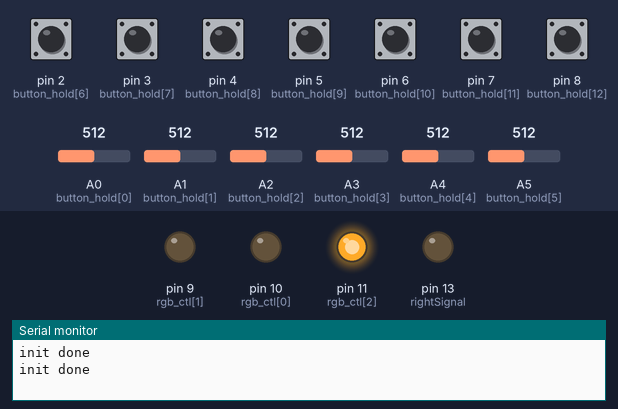
Simulated run of this sketch. Board: Arduino Uno, built with avr-gcc and run on an emulated ATmega328P. Shown: output pins drawn as LEDs (lit = HIGH), the last lines printed to the serial monitor. Dashed ring = blinking. The inputs (shaded band) are chosen by the test bench; at power-on: pin 2 (button_hold[6]), pin 3 (button_hold[7]), pin 4 (button_hold[8]), pin 5 (button_hold[9]), pin 6 (button_hold[10]), pin 7 (button_hold[11]), pin 8 (button_hold[12]) HIGH, A0 (button_hold[0]) = 512, A1 (button_hold[1]) = 512, A2 (button_hold[2]) = 512, A3 (button_hold[3]) = 512, A4 (button_hold[4]) = 512, A5 (button_hold[5]) = 512.

Above: at 1.2 s.
1.3 s: pin 2 (button_hold[6]) pulled LOW for 0.15 s
At 3.7 s:
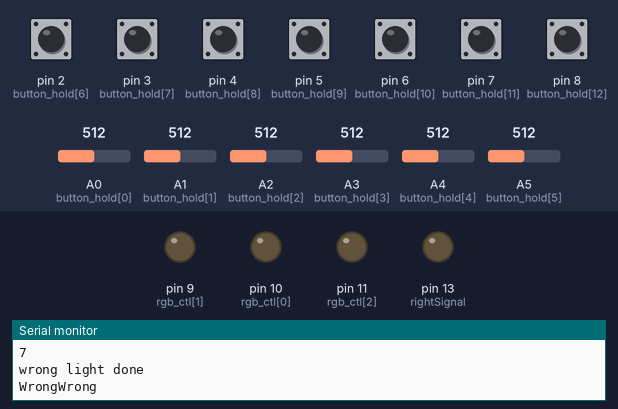
4.4 s: pin 2 (button_hold[6]) pulled LOW for 1 s
At 5.8 s:
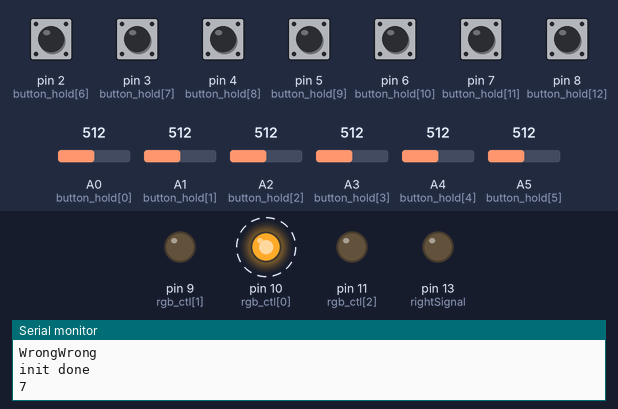
8.4 s: pin 3 (button_hold[7]) pulled LOW for 0.15 s
At 11.6 s:
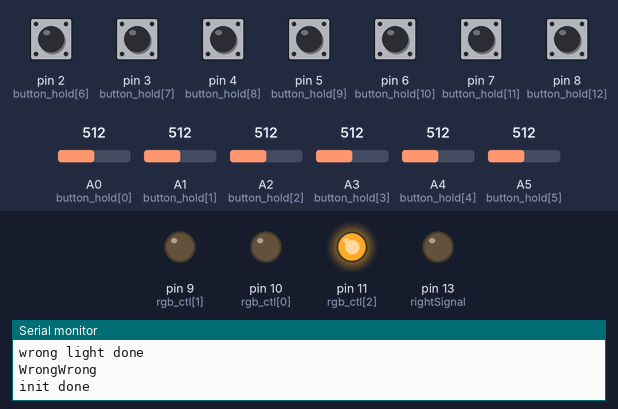
Timing chart, 0 to 13.1 s (numbered marks = the images above; inputs shaded):
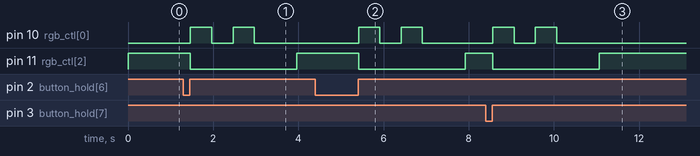

Measured:
- after the input at 1.3 s, pin 10 (rgb_ctl[0]): alternates HIGH for 0.50 s and LOW for 0.50 s, 4 changes in all, then stays LOW, starting after 0.17 s; pin 11 (rgb_ctl[2]): HIGH → LOW after 0.17 s, → HIGH 2.5 s later
- after the input at 4.4 s, pin 10 (rgb_ctl[0]): alternates HIGH for 0.50 s and LOW for 0.50 s, 4 changes in all, then stays LOW, starting after 1.0 s; pin 11 (rgb_ctl[2]): HIGH → LOW after 1.0 s, → HIGH 2.5 s later
- after the input at 8.4 s, pin 10 (rgb_ctl[0]): alternates HIGH for 0.50 s and LOW for 0.50 s, 4 changes in all, then stays LOW, starting after 0.17 s; pin 11 (rgb_ctl[2]): HIGH → LOW after 0.17 s, → HIGH 2.5 s later

The sketch:

map_button_v02.ino
```cpp
/*
需要13个按钮

 */
#include <Arduino.h>
#define r 0
#define g 1
#define b 2

int button_hold[]={
  A0,A1,A2,A3,A4,A5,2,3,4,5,6,7,8};

int rightSignal=13;
int temp;
int rightAnswer[]={
  1,2,3,4,5,6,8,9,7,10,11,12,13};
int inputAnswer[]={
  0,0,0,0,0,0,0,0,0,0,0,0,0};
int numRecoder=0;

int rgb_ctl[]={
  10,9,11};//r,g,b order repectively

void setup()
{
  Serial.begin(9600);
  pinMode(rightSignal,OUTPUT);
  pinMode(rgb_ctl[r],OUTPUT);
  pinMode(rgb_ctl[g],OUTPUT);
  pinMode(rgb_ctl[b],OUTPUT);
}

void loop()
{
  int l;
  init_led_effect();
  digitalWrite(rightSignal,LOW);
  numRecoder=0;

  while(1)
  {
    clear_effect();
    init_led_effect();
    temp=buttonRead();
    Serial.println(temp);

    inputAnswer[numRecoder]=temp;
    numRecoder++;
    if(inputAnswer[numRecoder-1]!=rightAnswer[numRecoder-1])
    {
      wrongEffect();
      //reset inputAnswer;
      Serial.println("WrongWrong");
      numRecoder=0;
      delay(1000);
      for(l=0;l<13;l++){
        inputAnswer[l]=0;
      }
    }
    else if(numRecoder==13){
      Serial.println("rightright");
      right_effect();
      digitalWrite(rightSignal, HIGH);
      while(1){
      }
    }
    else
    {
      clear_effect();
      digitalWrite(rgb_ctl[g],HIGH);
      delay(500);
      digitalWrite(rgb_ctl[g],LOW);

    }

  }
}
void clear_effect()
{
  digitalWrite(rgb_ctl[r],LOW);
  digitalWrite(rgb_ctl[g],LOW);
  digitalWrite(rgb_ctl[b],LOW);
}
void init_led_effect()
{
  clear_effect();
  digitalWrite(rgb_ctl[b],HIGH);

  Serial.println("init done");
}

void wrongEffect(){
  clear_effect();
  digitalWrite(rgb_ctl[r],HIGH);
  delay(500);
  digitalWrite(rgb_ctl[r],LOW);
  delay(500);
  digitalWrite(rgb_ctl[r],HIGH);
  delay(500);
  digitalWrite(rgb_ctl[r],LOW);
  Serial.println("wrong light done");
}

void right_effect(){
  clear_effect();
  digitalWrite(rgb_ctl[g],HIGH);
  delay(1100);
  digitalWrite(rgb_ctl[g],LOW);
  delay(1100);
  digitalWrite(rgb_ctl[g],HIGH);
  delay(1000);
  digitalWrite(rgb_ctl[g],LOW);
  delay(1100);
  digitalWrite(rgb_ctl[g],HIGH);
  Serial.println("right led done");
}

int buttonRead()
{
  while(1)
  {
    /*如果没有感应到按键触发，则返回值99*/
    int i;
    for (i = 0; i< 6; i++)
    {
      if(analogRead(button_hold[i])<100)
      {
        delay(20);
        //if(analogRead(button_hold[i])<100)
        {
          //delay(20);
          while(analogRead(button_hold[i])>800)
          {
            //delay(20);
            //if(analogRead(button_hold[i])>800)
            return i+1;
          }
        }
      }
    }
    for (i =6; i< 13; i++)
    {
      if(digitalRead(button_hold[i])== LOW )
      {
        delay(20);
        //if(digitalRead(button_hold[i])== LOW )
        {
          //delay(20);
          while(digitalRead(button_hold[i])== HIGH)
          {
            //delay(20);
            //if(digitalRead(button_hold[i])== HIGH)
            return i+1;
          }
        }
      }
    }
  }
}
```
